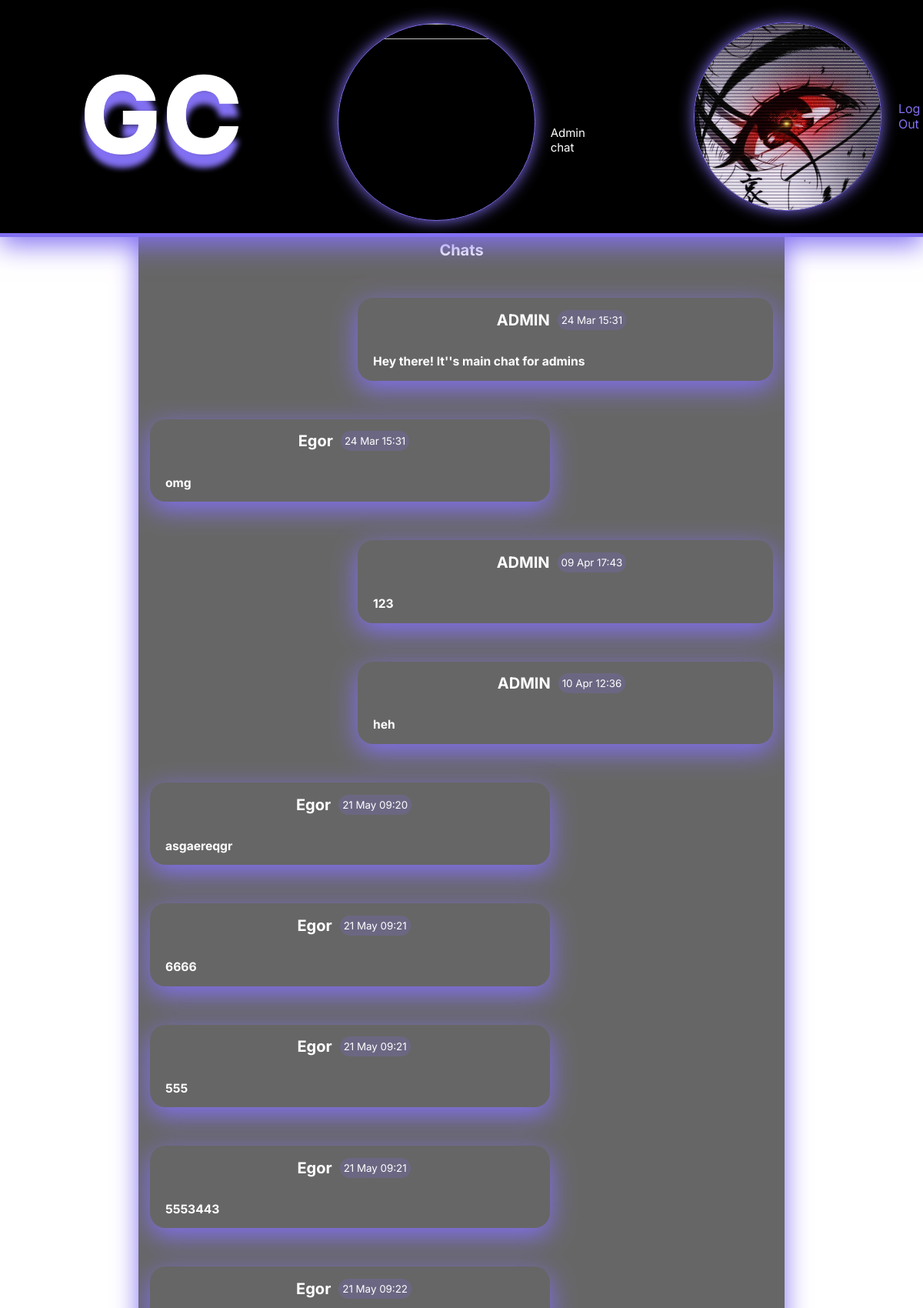
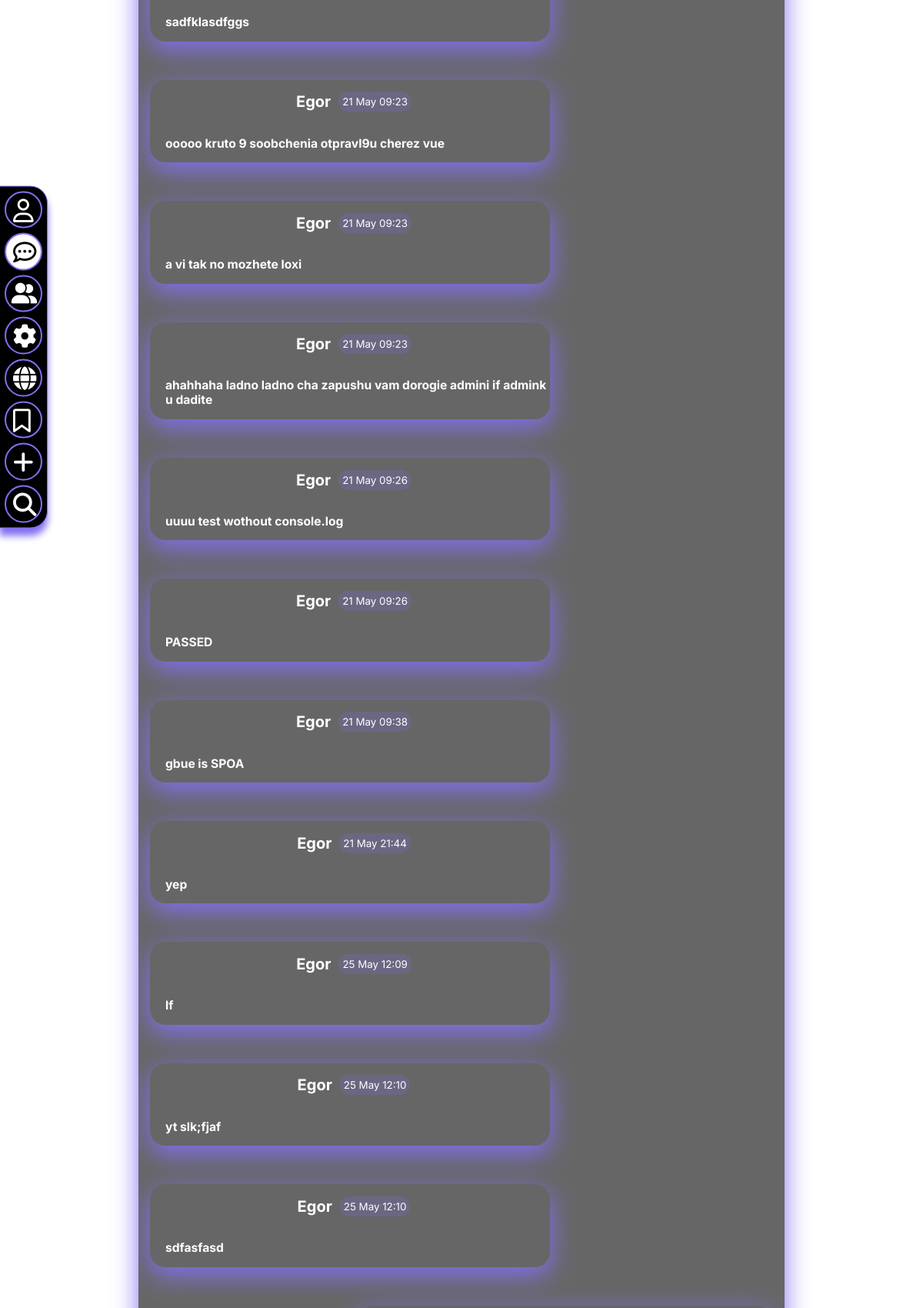
Page /chat/1 (signed in, upper part) on the committed database (2 pictures, top to bottom).
### chat/models.py (models this page shows)
class Chat(models.Model):
    name = models.CharField(max_length=50, blank=True,
                            verbose_name=_('chat name'))
    avatar = models.ImageField(upload_to="images/chat_avatars/",
                               default="images/DEFAULT_CHAT_AVATAR.jpg",
                               blank=True)
    is_multy = models.BooleanField(default=False,
                                   verbose_name=_('is multichat'))
    date_create = models.DateTimeField(auto_now=True,
                                       verbose_name=_('date of creation'))
    class Meta:
        verbose_name = _('chat')
        verbose_name_plural = _('chats')

class Message(models.Model):
    chat = models.ForeignKey(to=Chat, on_delete=models.CASCADE,
                             verbose_name=_('chat'))
    author = models.ForeignKey(to=User, on_delete=models.CASCADE,
                               verbose_name=_('author'))
    content = models.TextField(verbose_name=_('content'))
    is_read = models.BooleanField(default=False,
                                  verbose_name=_('message has been read'))
    date_create = models.DateTimeField(auto_now=True,
                                       verbose_name=_('date of creation'))
    class Meta:
        verbose_name = _('message')
        verbose_name_plural = _('messages')

### users/models.py (models this page shows)
class Profile(models.Model):
    user = models.OneToOneField(to=User, on_delete=models.CASCADE)
    name = models.CharField(max_length=50)
    surname = models.CharField(max_length=50)
    avatar = models.ImageField(upload_to="images/profile_avatars/",
                               default="images/DEFAULT_AVATAR.png",
                               blank=True)
    about = models.CharField(max_length=500)
    country = models.CharField(max_length=50, blank=True)
    city = models.CharField(max_length=50, blank=True)
    education = models.CharField(max_length=150, blank=True)
    company = models.CharField(max_length=150, blank=True)
    hobby = models.CharField(max_length=150, blank=True)
    class Meta:
        verbose_name = _('profile')
        verbose_name_plural = _('profiles')

### chat/views.py (the view)
# urls.py: path('chat/<int:id>', chat_views.chat_page, name='chat'),
@login_required
def chat_page(request, id):
    context = {}
    try:
        chat = Chat.objects.get(id=id)
    except Chat.DoesNotExist:
        return redirect('chatlist')
    try:
        access = Access.objects.get(user=request.user, chat=chat)
        if access.mode == 0:
            return redirect('chatlist')
    except Access.DoesNotExist:
        return redirect('chatlist')
    if request.method == 'POST':
        message_form = MessageForm(request.POST)
        if message_form.is_valid():
            send_message(chat, request.user, message_form.data['content'])
            context['message_form'] = MessageForm()
        else:
            context['message_form'] = message_form
    else:
        context['message_form'] = MessageForm()
    messages = get_chat_messages(chat, request.user)
    chat = generate_chat(chat, request.user)
    context['chat'] = chat
    context['messages'] = [ChatSerializer.messageToDict(message, request.user)
                           for message in messages]
    return render(request, 'chat.html', context)

### chat/serializers.py (called while the page is built)
    def messageToDict(message: Message, user: User):
        author = get_profile(message.author)
        response = {
            'id': message.id,
            'author': author.name,
            'content': message.content,
            'date_create': message.date_create.strftime("%d %b %H:%M"),
            'isMyown': message.author == user,
        }
        return response

### chat/utils.py (called while the page is built)
def generate_chat(chat: Chat, current_user: User) -> dict:
    response = {'id': chat.id,
                'name': get_chat_name(chat, current_user),
                'avatar': get_chat_avatar(chat, current_user),
                'last_message': get_last_message(chat),
                'is_multy': chat.is_multy,
                'info_link': get_chat_info_link(chat, current_user)}
    return response

def get_last_message(chat: Chat) -> Message:
    message = Message.objects.filter(chat=chat).last()
    return message

def get_chat_name(chat: Chat, current_user: User) -> str:
    if chat.is_multy:
        return chat.name
    friend = get_interlocutor(chat, current_user)
    friend = get_profile(friend)
    return f'{friend.name} {friend.surname}'

def get_chat_avatar(chat: Chat, current_user: User) -> ImageFieldFile:
    if chat.is_multy:
        return chat.avatar
    friend = get_interlocutor(chat, current_user)
    friend = get_profile(friend)
    return friend.avatar

def get_chat_info_link(chat: Chat, current_user: User):
    if chat.is_multy:
        return reverse('multychat-info', args=[chat.id])
    else:
        return reverse('profile', args=[get_interlocutor(chat, current_user).id])

def get_chat_messages(chat: Chat, current_user: User):
    messages = Message.objects.filter(chat=chat)
    return messages

### main/context_processors.py (called while the page is built, shortened)
def get_self_profile(request):
    if request.user.is_authenticated:
        profile = Profile.objects.get(user=request.user)
    context = {'self_profile': {'id': profile.id,
                           'name': profile.name,
                           'surname': profile.surname,
                           'full_name': f'{profile.name} {profile.surname}',
                           'avatar': profile.avatar,
                           }}
    return context

### users/utils.py (called while the page is built)
def get_profile(user: User) -> Profile:
    profile = Profile.objects.get(user=user)
    return profile

### chat/templates/chat.html (shortened to what this page needs)
{% extends 'base.html' %}
{% load static %}
{% block style %}<link rel="stylesheet" href="{% static '/css/chat.css' %}">{% endblock %}
{% block content %}
<div class="messenger_box" id="messenger_box">
    <h2 style="text-align:center;"> Chats </h2>
    <div class="ur_friend" >
        <a class = "chat-avatar-div" href = "{{ chat.info_link }}">
            <img class="friend-user-pic image_avatar" src="{{chat.avatar.url}}">
        </a>
        <p>{{chat.name}}</p>
    </div>
<div class="messenger_contener">
    {% for message in messages %}
            {% if message.isMyown %}
            <div class="message_own">
            {% else %}
            <div class="message">
            {% endif %}
                <div class="chat_texts">
                <div class="timestamp">
                    <h2>{{ message.author }}</h2>
                    <p class="time">{{message.date_create}}</p>
                </div>
                <h3 class="message-text">{{ message.content}}</h3>
                </div>
            </div>
    {% endfor %}
</div>
</div>
{% endblock %}

### main/templates/base.html (shortened to what this page needs)
{% load static %}
<!DOCTYPE html>
<html lang="en">
<head>
    <link rel="stylesheet" href="{% static '/css/base.css' %}">
    {% block style %}{% endblock %}
</head>
<body>
<header>
    <div class = "header_menu">
        <a href = "{% url 'home' %}" class = "logo_h">
            <img src = "{% static '/images/logo.png' %}" class = "logo_h" alt = "Home Page">
        </a>
    </div>
    {% if user.is_authenticated %}
        <div class="auth_box">
            <img class="image_avatar header_avatar" src="{{self_profile.avatar.url}}" alt="">
            <a href="{% url 'logout' %}" class="auth_btn ">Log Out</a>
        </div>
    {% else %}
        <div class="auth_box">
            <a href="{% url 'registration' %}" class="auth_reg_btn">Registration</a>
            <a href="{% url 'login' %}" class="auth_btn">Log In</a>
        </div>
     {% endif %}
</header>
<div class = "navigation">
    <div  class = "side_menu">
        <div id = "prof" class = "side_icon">
            <a class = "hr" href = "{% url 'self-profile' %}">
                <i class="fa-regular fa-user icona"></i>
            </a>
        </div>
        <div  id = "mes" class = "side_icon">
            <a class = "hr" href = "{% url 'chat-list' %}">
                <i class="fa-regular fa-comment-dots icona"></i>
            </a>
        </div>
        {% if user.is_authenticated %}
        <div  id = "friend" class = "side_icon">
            <a class = "hr" href = "{% url 'friend-list' self_profile.id %}">
                <i class="fa-solid fa-user-group icona"></i>
            </a>
        </div>
        {% else %}
        <div  id = "friend" class = "side_icon">
            <a class = "hr" href = "{% url 'chat-list' %}">
                <i class="fa-solid fa-user-group icona"></i>
            </a>
        </div>
        {% endif %}
        <div  id = "set" class = "side_icon">
            <a class = "hr" href = "{% url 'setting' %}">
                <i class="fa-solid fa-gear icona"></i>
            </a>
        </div>
        <div id = "glob" class = "side_icon">
            <a class = "hr" href = "{% url 'home' %}">
                <i class="fa-solid fa-globe icona"></i>
            </a>
        </div>
        <div  id = "book" class = "side_icon">
            <a class = "hr" href = "{% url 'bookmarks' %}">
                <i class="fa-regular fa-bookmark icona"></i>
            </a>
        </div>
        <div  id = "add" class = "side_icon">
            <a class = "hr" href = "{% url 'addpost' %}">
                <i class="fa-sharp fa-solid fa-plus icona"></i>
            </a>
        </div>
        <div  id = "f" class = "side_icon">
            <a class = "hr" href = "{% url 'findfriend' %}">
                <i class="fa-solid fa-magnifying-glass icona"></i>
            </a>
        </div>
    </div>
</div>
<div class = "main">
    {% block content %}
    {% endblock %}
</div>
</body>
</html>

### main/static/css/base.css (style rules this page uses)
body { background-image: url("../../static/images/background.jpg"); background-size: cover; background-attachment: fixed; margin: 0; font-family: 'Inter', sans-serif; }
header { display: flex; align-items: center; color: white; background-color: #000000; border-bottom: #8270F2 solid 5px; width: 100%; height: 7%; position: fixed; z-index: 1; box-shadow: 0px 10px 33px #8270f2; }
.header_menu { width: 100%; height: 100%; background-color: black; }
.logo_h { height: 100%; display: flex; }
.main { display: flex; }
.navigation { display: inline-flex; width: 10%; position: fixed; margin-top: 10%; }
.side_icon { width: calc(24px + 11 * (200vw / 1280)); height: calc(24px + 11 * (200vw / 1280)); background-color: black; border-radius: 1000px; margin: 6px; color:white; border: 2px solid #8270F2; transition:0.3s; }
.now-side_icon { width: calc(24px + 11 * (200vw / 1280)); height: calc(24px + 11 * (200vw / 1280)); background-color: white; color: black; border-radius: 1000px; margin: 6px; border: 2px solid #8270F2; transition: 0.3s; }
.icona { color: white; margin-left:20%; margin-top: 18%; font-size: calc(17px + 11 * (130vw / 1280)); transition: 0.3s; }
.now-icona { color: black; margin-left:20%; margin-top: 18%; font-size: calc(17px + 11 * (130vw / 1280)); transition: 0.3s; }
.side_menu { background-color: black; border-top-right-radius: calc((24px + 11 * (200vw / 1280)) / 2); border-bottom-right-radius: calc((24px + 11 * (200vw / 1280)) / 2); position: fixed; border: solid 1px #8270F2; box-shadow: 0px 10px 10px #8270F2; transform: translateY(-50%); top: 50%; max-height: 80%; left:-1px; }
.auth_btn { background: transparent; color: #8270F2; font-family: 'Inter', sans-serif; border: 2px solid black; margin-right:50px; transition: all 0.3s; }
.auth_box { width:250px; height: 100%; display:flex; justify-content:center; align-items:center; }
.fa-user-group { font-size: calc(17px + 8 * (130vw / 1280)); margin-left:15%; margin-top:18%; }
a { text-decoration: none; }
.image_avatar { aspect-ratio: 1/1; object-fit: cover; }
.header_avatar { height: 5.6vh; border-radius: 100%; margin-right: 20px; box-shadow: 0px 0px 20px #8270F2; border: 1px solid #8270F2; }

### main/static/css/chat.css (style rules this page uses)
.messenger_box { background-color: rgba(0,0,0,60%); width: 70%; height: 84vh; margin: 0 auto; color: white; padding-top: calc(7vh + 5px); border-bottom-left-radius: 12px; border-bottom-right-radius: 12px; box-shadow: 0px 0px 33px #8270F2; overflow-y: auto; overflow-x: hidden; font-size: smaller; }
.message { position:relative; margin-right: auto; margin-left: 15px; display:flex; align-items:center; justify-content: start; width: 99%; max-width: 500px; transition: all 0.5s; border-radius: 20px; box-shadow: 0px 10px 33px #8270F2; margin-top: 50px; margin-bottom: 50px; padding-left: 20px; word-wrap: break-word; word-break: break-all; }
.message_own { position:relative; margin-left: auto; margin-right: 15px; display:flex; align-items:center; justify-content: end; width: 99%; max-width: 500px; padding-right: 20px; padding-left: 20px; transition: all 0.5s; border-radius: 20px; box-shadow: 0px 10px 33px #8270F2; margin-top: 50px; margin-bottom: 50px; text-align: start; word-wrap: break-word; word-break: break-all; }
.timestamp { display: flex; justify-content: center; align-items: center; width:500px; }
.time { margin-left: 10px; margin-right: 10px; background-color: rgba(130, 112, 242, 20%); border-radius: 50px; padding: 5px; }
.ur_friend { height: 7%; display:flex; justify-content:center; align-items:center; position: fixed; top:0.7%; left:50%; transform: translateX(-50%) ; z-index:51; width: 200px; font-size:15px; }
.chat-avatar-div { height:100% }
.friend-user-pic { width: 5.88vh; margin-right: 20px; box-shadow: 0px 0px 20px #8270F2; border: 1px solid #8270F2; border-radius: 100%; }
.messenger_contener { min-height:calc(80vh - 283px); }
.message-text { white-space:pre-wrap; word-wrap: break-word; word-break: break-all; }

### rows in the picture
Chat: name "Admin chat"
Profile: author "ADMIN" "ADMIN" "ADMIN"
Message: content "Hey there! It''s main chat for admins"
Profile: author "Egor" "Egor" "Egor" "Egor" "Egor" "Egor" "Egor" "Egor" "Egor" "Egor" "Egor" "Egor" "Egor" "Egor" "Egor" "Egor"
Message: content "omg"
Message: content "123"
Message: content "heh"
Message: content "asgaereqgr"
Message: content "6666"
Message: content "555"
Message: content "5553443"
Message: content "sadfklasdfggs"
Message: content "ooooo kruto 9 soobchenia otpravl9u cherez vue"
Message: content "a vi tak no mozhete loxi"
Message: content "ahahhaha ladno ladno cha zapushu vam dorogie admini if adminku dadite"
Message: content "uuuu test wothout console.log"
Message: content "PASSED"
Message: content "gbue is SPOA"
Message: content "yep"
Message: content "lf"
Message: content "yt slk;fjaf"
Message: content "sdfasfasd"

### other values in the picture
{{ message.date_create }} "24 Mar 15:31" "24 Mar 15:31" "09 Apr 17:43" "10 Apr 12:36" "21 May 09:20" "21 May 09:21" "21 May 09:21" "21 May 09:21" "21 May 09:22" "21 May 09:23" "21 May 09:23" "21 May 09:23" "21 May 09:26" "21 May 09:26" "21 May 09:38" "21 May 21:44" "25 May 12:09" "25 May 12:10" "25 May 12:10"
